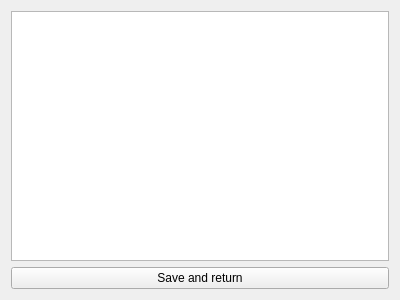
<?xml version="1.0" encoding="UTF-8"?>
<ui version="4.0">
 <class>ColoursWidget</class>
 <widget class="QWidget" name="ColoursWidget">
  <property name="geometry">
   <rect>
    <x>0</x>
    <y>0</y>
    <width>400</width>
    <height>300</height>
   </rect>
  </property>
  <property name="sizePolicy">
   <sizepolicy hsizetype="Expanding" vsizetype="Expanding">
    <horstretch>0</horstretch>
    <verstretch>0</verstretch>
   </sizepolicy>
  </property>
  <property name="windowTitle">
   <string>Form</string>
  </property>
  <layout class="QVBoxLayout" name="verticalLayout">
   <item>
    <widget class="QListWidget" name="listWidget">
     <property name="editTriggers">
      <set>QAbstractItemView::NoEditTriggers</set>
     </property>
     <property name="showDropIndicator" stdset="0">
      <bool>false</bool>
     </property>
     <property name="alternatingRowColors">
      <bool>true</bool>
     </property>
    </widget>
   </item>
   <item>
    <widget class="QPushButton" name="doneButton">
     <property name="text">
      <string>Save and return</string>
     </property>
    </widget>
   </item>
  </layout>
 </widget>
 <resources/>
 <connections/>
</ui>
